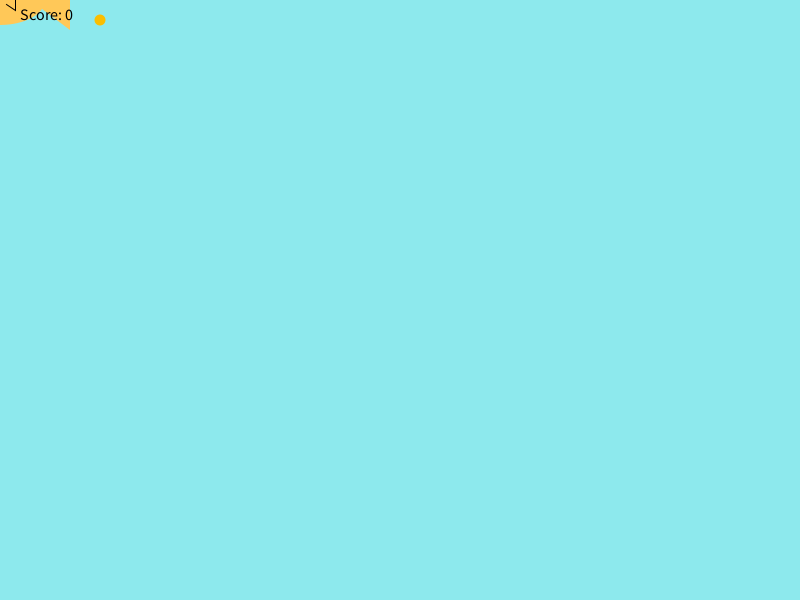
Frame 1 (no input)
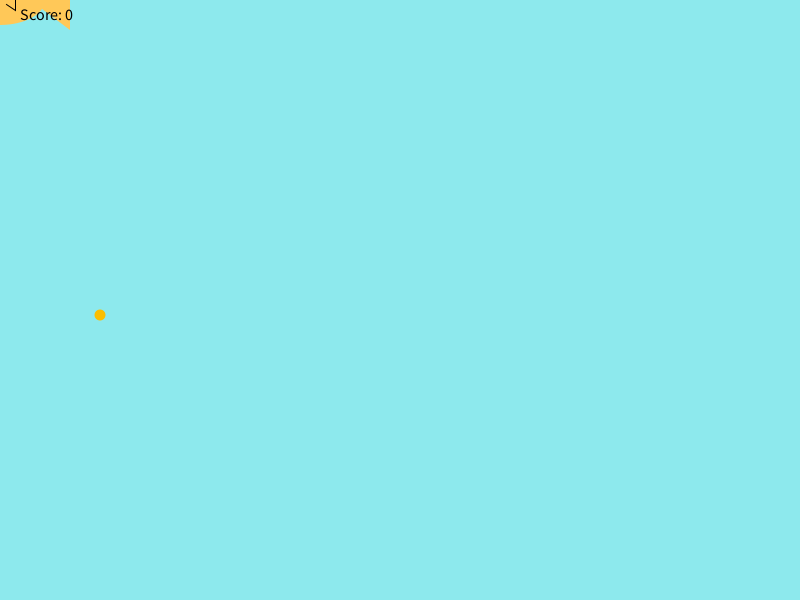
Frame 60 (the mouse pressed at the canvas centre just before this capture)
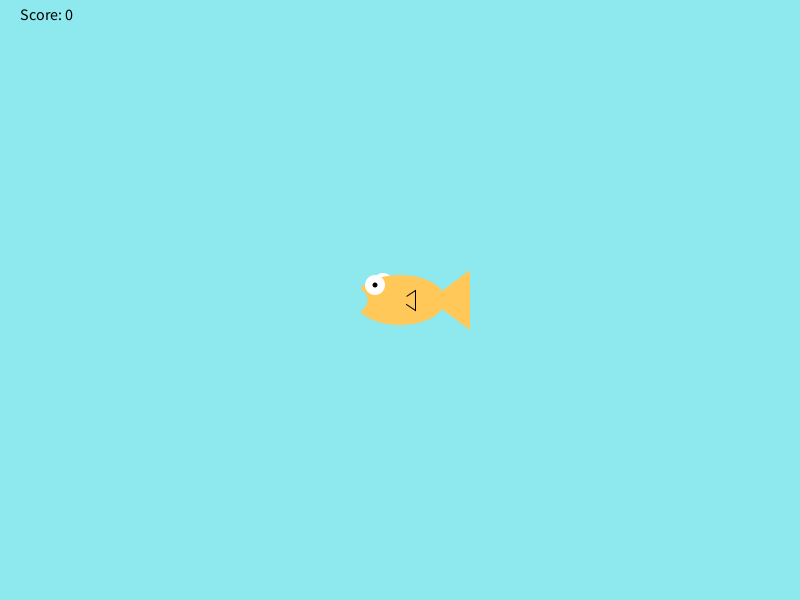
Frame 120 (the mouse held since frame 60 and released just before this capture)

The Processing sketch that drew these frames (run headless with seeded random() and noise(); from frame 60 on, the mouse is pressed at the canvas centre):

// Processing sketch: CohenFishFeeder
// ── CohenFishFeeder.pde
int foodX = 100;
int foodY = 20;
int score;
void setup(){
  size(800,600);
}

void draw(){
 background(141,233,237);
 fill(250, 190, 0);
 noStroke();
 ellipse(foodX, foodY, 11, 11);
 foodY+=5;
  drawFish();
checkCatch(foodX+30,foodY);
fill (0,0,0);
textSize(16);
text("Score: " + score, 20, 20);
if (score == 10){
  textSize(70);
  text("YOU WIN!",400,300);
  
  }
}

 void checkCatch(int x, int y){
     if(x > mouseX && x < mouseX+70){
          if(y > mouseY-17 && y < mouseY+30){
               score++;
               foodY = 20; //if the food was eaten, make more food fall from the top
               foodX = (int) random(width-20);
          }
     }
     else if (foodY > height && score > 0){
          score--;
     }
}
void drawFish(){
     noStroke();
     fill(255,255,255);
     ellipse(mouseX-17,mouseY-17,20,20); //back side eye
     fill(255,200,88);
     ellipse(mouseX,mouseY,90,50); //body
     triangle(mouseX+30,mouseY,mouseX+70,mouseY+30,mouseX+70,mouseY-30); //tail
     stroke(0);
     triangle(mouseX,mouseY,mouseX+15,mouseY+10,mouseX+15,mouseY-10); //side fin
     noStroke();
     fill(255,200,88);
     ellipse(mouseX,mouseY,15,15); //side fin cover
     noStroke();
     fill(255,255,255);
     ellipse(mouseX-25,mouseY-15,20,20); //front eye
     fill(0,0,0);
     ellipse(mouseX-25,mouseY-15,5,5); //pupil
     fill(141,233,237);
     ellipse(mouseX-45,mouseY,25,25); //mouth
}
